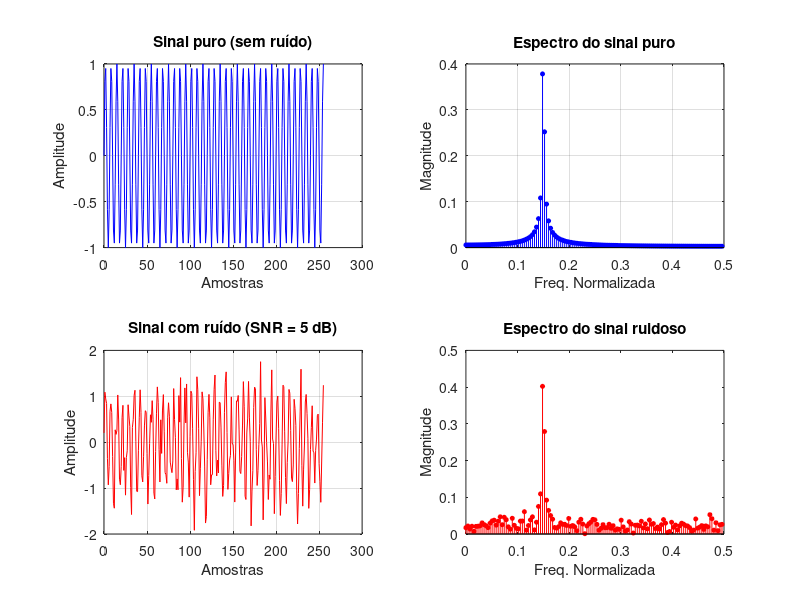

MATLAB code to generate this figure: (Note: this script raises an error after producing the figure.)
% QUESTÃO 5 - Senoide com ruído aditivo
% Mostra como a FFT consegue identificar a frequência
% principal mesmo com ruído presente


clear; clc; close all;

N  = 256;
n  = 0:N-1;
f0 = 0.15;          % frequência do sinal útil
SNR_dB = 5;         % relação sinal-ruído em dB (baixa = muito ruído)

% Gerar senoide + ruído
sinal_puro = sin(2*pi*f0*n);
ruido      = randn(1, N);

% Ajustar potência do ruído conforme SNR desejada
potencia_sinal = mean(sinal_puro.^2);
potencia_ruido = potencia_sinal / (10^(SNR_dB/10));
ruido_ajustado = ruido * sqrt(potencia_ruido / mean(ruido.^2));

x = sinal_puro + ruido_ajustado;

% FFTs
X_puro  = fft(sinal_puro);
X_ruido = fft(x);

freq   = (0:N-1)/N;
metade = 1:N/2;
f_eixo = freq(metade);

mag_puro  = abs(X_puro(metade))  / N;
mag_ruido = abs(X_ruido(metade)) / N;

% --- Plotar ---
figure('Name','Questão 5 - Ruído','NumberTitle','off');

subplot(2,2,1);
plot(n, sinal_puro, 'b');
title('Sinal puro (sem ruído)');
xlabel('Amostras'); ylabel('Amplitude'); grid on;

subplot(2,2,2);
stem(f_eixo, mag_puro, 'b', 'filled', 'MarkerSize', 3);
title('Espectro do sinal puro');
xlabel('Freq. Normalizada'); ylabel('Magnitude'); grid on;

subplot(2,2,3);
plot(n, x, 'r');
title(sprintf('Sinal com ruído (SNR = %d dB)', SNR_dB));
xlabel('Amostras'); ylabel('Amplitude'); grid on;

subplot(2,2,4);
stem(f_eixo, mag_ruido, 'r', 'filled', 'MarkerSize', 3);
title('Espectro do sinal ruidoso');
xlabel('Freq. Normalizada'); ylabel('Magnitude');
% Tentar identificar o pico principal
[~, idx] = max(mag_ruido);
xline(f_eixo(idx), 'k--', sprintf('pico: f=%.3f', f_eixo(idx)));
grid on;

fprintf('Frequência verdadeira: f0 = %.4f\n', f0);
fprintf('Pico detectado no espectro: f = %.4f\n', f_eixo(idx));

% DISCUSSÃO:
% No domínio do tempo, com ruído forte, é quase impossível ver
% onde está a senoide. Mas no espectro, mesmo com o ruído espalhado
% por todas as frequências, o pico da senoide se destaca porque
% toda a sua energia está concentrada em uma única frequência.
% O ruído espalha sua energia por todo o espectro (ruído branco),
% então a amplitude média dele é baixa em cada ponto.
% Quanto menor o SNR, mais difícil fica identificar o pico,
% mas a FFT ainda é muito mais eficiente que olhar o sinal no tempo.
